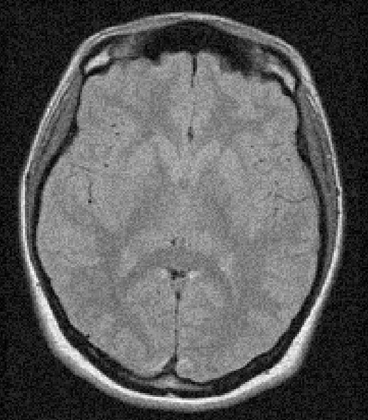
%> input picture Task5_Frequency_Filtering/brain_CT_noisy.bmp, 368 x 420 px, shrunk from 560 x 640 before the run
$ octave Lab5_Gaussian_filters.m   (GNU Octave 9; MATLAB toolbox functions it lacks are replaced by stand-ins)
%> lines starting %> are read from the running program, lines starting %| are printed output that depends on the picture
### Task5_Frequency_Filtering/loadImage.m
function [im]=loadImage(imName)
%> called with imName = 'brain_CT_noisy.bmp'
if(imName(end-1:end) == 'cm')
    im = dicomread(imName);
else
    im = imread(imName);
%> im is the input picture: size 420x368x3 uint8; mean R, G, B 91.2, 91.2, 91.2
end
if (size(im,3)>1)
    im=rgb2gray(im);
%> im: size 420x368 uint8
else
    im=im;
end
%---------

### Task5_Frequency_Filtering/imNormalize.m
function  [B]=imNormalize(A,tones)
mn=min(A(:));mx=max(A(:));
B=(tones-1)*(A-mn)/(mx-mn);

### Task5_Frequency_Filtering/Gaussian.m
function [fh]=Gaussian(N,ndegree,fco,lowhigh,trans)

%  d=trans;
if(rem(N,2)==0)
    L=round(N/2+1);
    M=round((N/2)+2);
else
    L=round(N/2);
    M=round((N/2)+1);
end

switch lowhigh
    case 1

        for k=0:L-1
           fh(k+1)=exp(-0.347*(k^2/(2*fco^2))^ndegree);
        end
    case 2
        for k=0:L-1
           fh(k+1)= exp(-0.347*(fco^2/(2*k^2))^ndegree);
        end
        for k=0:L-1
            if (k<(N/2-trans))
                fh(k+1) = fh(k+1+trans);
            end
            if (k>=(N/2-trans))
                fh(k+1) = fh(round(N/2));
            end

        end
          case 3%BandReject
        d=trans;

        for k=0:L-1
%             fh(k+1)=1.0/(1.0+0.414*( fco/(k-d+0.0001))^(2*ndegree) );
            fh(k+1)=exp(-0.347*((fco^2/(2*(k-d)^2)))^ndegree);
        end
    case 4%Band Pass
        d=trans;
        for k=0:L-1
%              fh(k+1)= 1 - exp(-(0.347*log(2)*(fco/(k-d)))^ndegree);
            fh(k+1)= exp(-0.347*(((k-d)^2/(2*fco^2)))^ndegree);
        end
end

for k=M-1:N-1
    fh(k+1) = fh(N+1-k);
end %//i.e. mirror N/2..N-1
fh=fh./max(fh);

### Task5_Frequency_Filtering/from1dTo2dFilter.m
function [FH]=from1dTo2dFilter(A,fh)
y=size(A,1);x=size(A,2);
N=length(fh);
z=1:length(fh);
mx=0;
FH=zeros(y,x);
for k=1:y
    for m=1:x
        K=y/2-k+1;
        M=x/2-m+1;
        ir = round(( K^2 +M^2 )^0.5);
        FH(k,m)=fh(ir+1);
    end
end

### Task5_Frequency_Filtering/filterImage.m
function [y]=filterImage(A,FH)
FA=fft2(A);
FY=(FA).*fftshift(FH);
y=(real(ifft2(FY)));

### Task5_Frequency_Filtering/APLO_PARA8YRO.m
function [im1]=APLO_PARA8YRO(im,WW,WC,image_depth,tones)
N=size(im,1);
M=size(im,2);
Vb=(2.0*WC+WW)/2.0;
if(Vb>image_depth)
    Vb=image_depth;
end
Va=Vb-WW;
if(Va<0)
    Va=0;
end
for i=1:N
    for j=1:M
        Vm=im(i,j);
        if (Vm<Va), t=0; end
        if (Vm>Vb), t=tones-1;end

        if ( Vm>=Va && Vm<=Vb)
            t=((tones-1)*(Vm-Va))/(Vb-Va);
        end
        im1(i,j)=round(t);
    end
end

### Task5_Frequency_Filtering/Lab5_Gaussian_filters.m
% function []=Lab5_Gaussian_filters()
clc;close all;
format short g
% A=loadImage('AA1a.bmp');
A=loadImage('brain_CT_noisy.bmp');
A=double(A);
[A]=imNormalize(A,256);
%> in imNormalize, `mn=min(A(:))`: mn = 0
%> in imNormalize, `mx=max(A(:))`: mx = 255
M=size(A,1);
%> M = 420
N=size(A,2);
%> N = 368
Flength=round(sqrt(M^2+N^2));
%> Flength = 558
type=4;%1:LP,2:HP,3:BR,4:BP

switch type
    case 1
       lowhigh=1;fco=round(Flength*0.1);
        ndegree=1;trans=round(N/6);
        sText=' Gaussian LP filter';
        WC=140;WW=200;
    case 2
        %με το ndegree αλλάζει η κλίση

       lowhigh=2;fco=round(Flength*0.1);ndegree=1;
        %ανοιγεί η συνάρτηση μς το trans
        trans=round(Flength*0.005);
        sText=' Gaussian HP filter';
        WC=130;WW=200;
    case 3

        lowhigh=3;
        fco=round(M*0.1)
        ndegree=1;
        noise=round(N*0.2)
        trans=noise;
%         w=10;
        sText=' Gaussian BR filter';
        WC=140;WW=200;
    case 4
        lowhigh=4;
        %Μικραίνει το μέγεθος του κύκλου . Άρα το πλήθος των υψηλών συχνοτήτων
        fco=round(Flength*0.025);
%> fco = 14
%         w=10;
        ndegree=1;
        %Μικραίνει το εύρος του κύκλου . Άρα το εύρος των υψηλών συχνοτήτων
        trans=round(Flength*0.05);
%> trans = 28
        sText=' Gaussian BP filter';
        WC=140;WW=200;
end

% [fh] = GaussianLPandHP(Flength,ndegree,fco,lowhigh,trans);
[fh]=Gaussian(Flength,ndegree,fco,lowhigh,trans);


%SXEDIASMOS DIDIASTATOY FILTROY KAI FILTRARISMA EIKONAS A

[FH]=from1dTo2dFilter(A,fh);
%> after the loop in from1dTo2dFilter, `for k=1:y`:
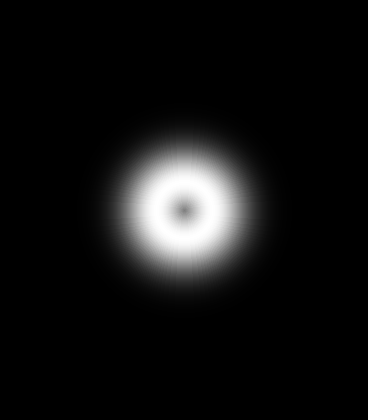
%> FH: size 420x368 double; min 6.02e-25, max 1, mean 0.0712
[B]=filterImage(A,FH);
%> in filterImage, `y=(real(ifft2(FY)));`:
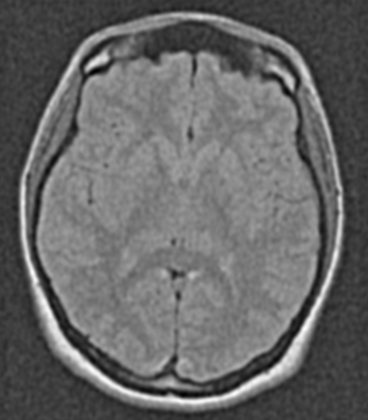
%> y: size 420x368 double; min -46.32, max 180.4, mean 45.6; drawn with min black and max white
[B]=imNormalize(B,256);
%APEIKONISH APOTELESMATAWN
[B]=APLO_PARA8YRO(B,WW,WC,255,256);
%> after the loop in APLO_PARA8YRO, `for i=1:N`:
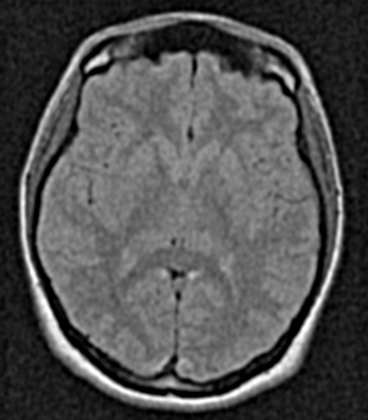
%> im1: size 420x368 double; min 0, max 255, mean 81
%> after the loop in APLO_PARA8YRO, `for i=1:N`: t = 23.5
figure('units','normalized','outerposition',[0.25 0.25 0.5 0.7])
subplot(2,2,1);imshow(uint8(A),[]);title('ARXIKH EIKONA');
subplot(2,2,2);imshow(uint8(B),[]);title('FILTRARISMENH EIKONA');

%APEIKONISH FILTPOY SE 1-DIASTASH
subplot(2,2,3);plot(fh,'color','red','linewidth',3);hold on;

stem(Flength/2,1 ,'m','linewidth',3, 'linestyle','--');
title(['1-D FILTRO' ':' sText]);grid on;
text(Flength/2,0.1,'M/2','color','b','fontsize',12);
axis([0 Flength 0 1.05]);
s=['filter: ' sText];
legend(s, 'axis of symmetry','location','northoutside')

%APEIKONISH 2-DIASTATOY FASMATOS FILTROY
subplot(2,2,4);imshow(FH);
title(['2-D FILTRO' ':' sText]);
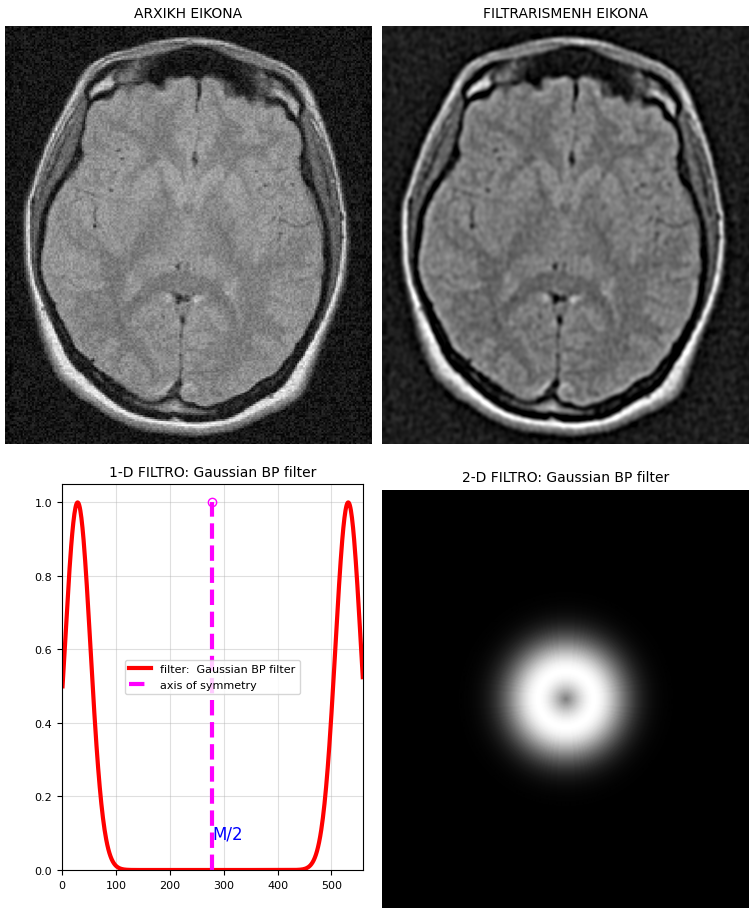
%> figure redrawn from the program's plot data, 4 panels

$ run again, with Task5_Frequency_Filtering/AA1a.bmp copied over Task5_Frequency_Filtering/brain_CT_noisy.bmp
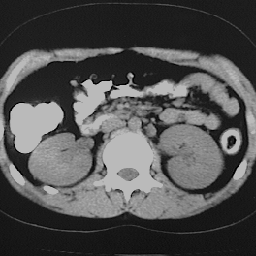
%> input picture Task5_Frequency_Filtering/AA1a.bmp, 256 x 256 px
%> in loadImage, im is the input picture: size 256x256 uint8; min 1, max 186, mean 80
%> mn = 1
%> mx = 186
%> after the loop in APLO_PARA8YRO, `for i=1:N`:
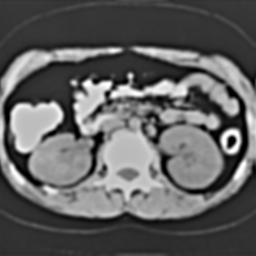
%> im1: size 256x256 double; min 0, max 255, mean 96.2
%> after the loop in APLO_PARA8YRO, `for i=1:N`: t = 48.91
%> `title(['2-D FILTRO' ':' sText]);`:
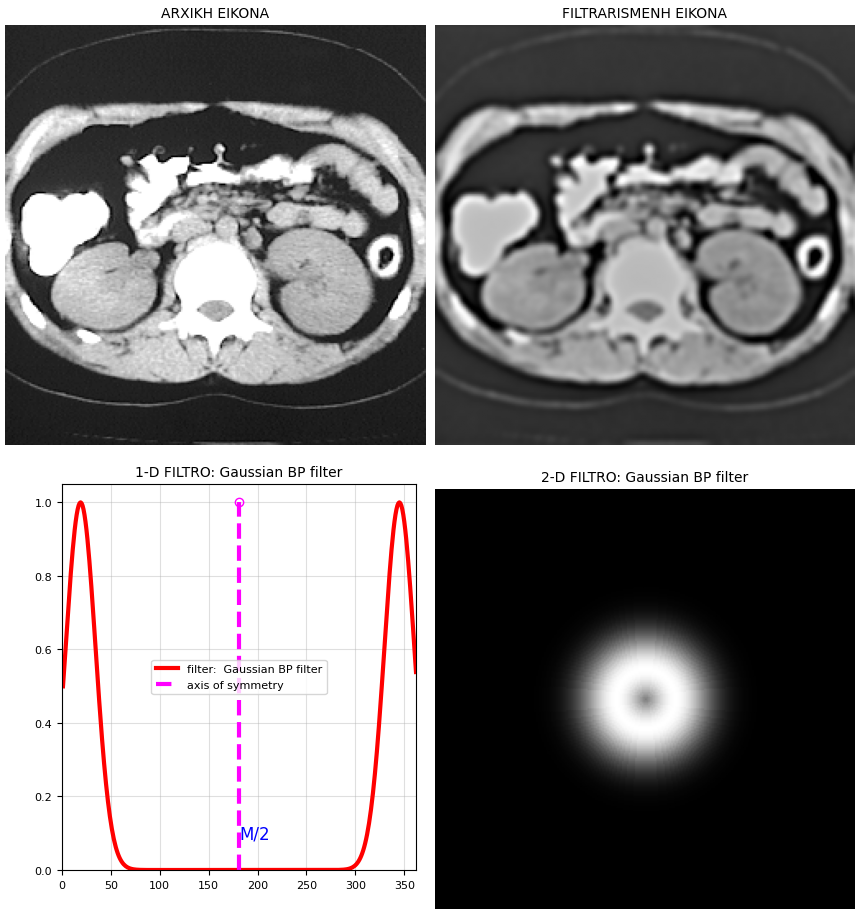
%> figure redrawn from the program's plot data, 4 panels

$ run again, with Task5_Frequency_Filtering/Pelvis.bmp copied over Task5_Frequency_Filtering/brain_CT_noisy.bmp
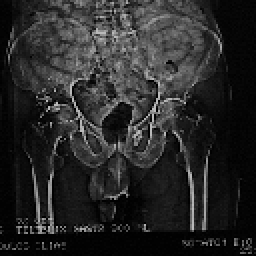
%> input picture Task5_Frequency_Filtering/Pelvis.bmp, 128 x 128 px (shown 2 times larger)
%> in loadImage, im is the input picture: size 128x128 uint8; min 1, max 186, mean 40
%> mn = 1
%> mx = 186
%> after the loop in APLO_PARA8YRO, `for i=1:N`:
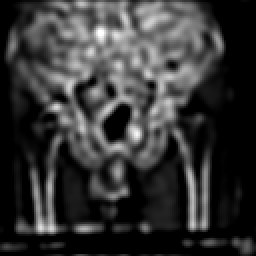
%> im1: size 128x128 double (shown 2 times larger); min 0, max 255, mean 53.7
%> after the loop in APLO_PARA8YRO, `for i=1:N`: t = 0
%> `title(['2-D FILTRO' ':' sText]);`:
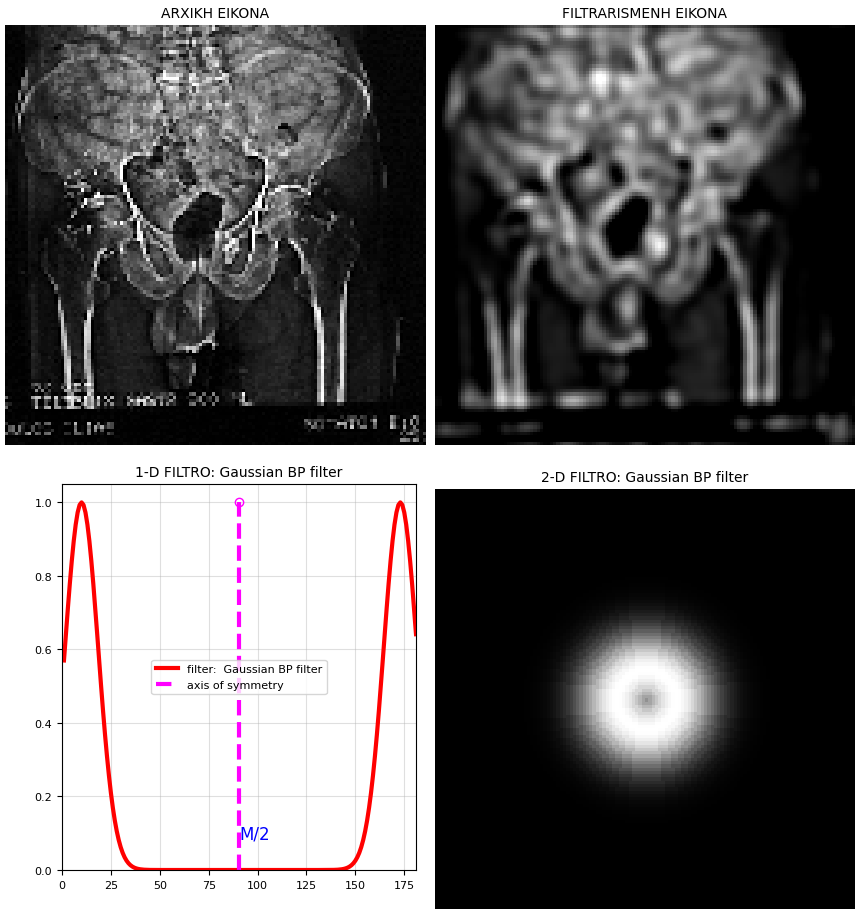
%> figure redrawn from the program's plot data, 4 panels
